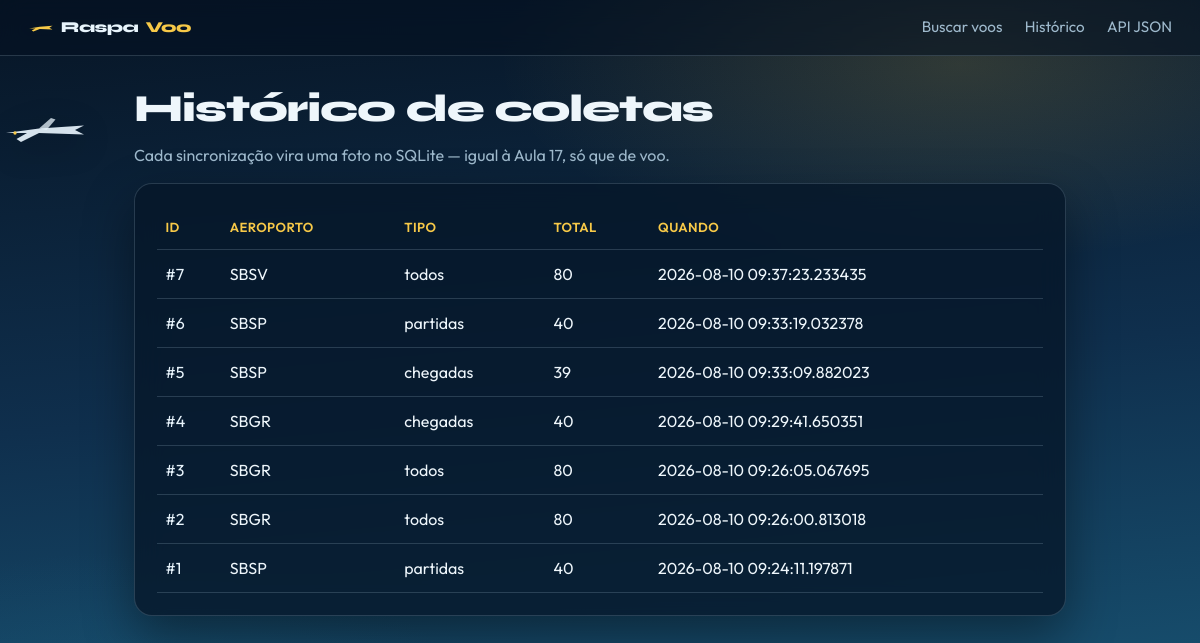
The page /historico on the database its author committed.
### models/coleta_voo.py (models this page shows, shortened)
class ColetaVoo(ModeloBase):
    __bind_key__ = "historico"
    __tablename__ = "coletas_voo"
    fonte = db.Column(db.String(255), nullable=False)
    aeroporto = db.Column(db.String(10), nullable=False)
    tipo_busca = db.Column(db.String(20), nullable=False)
    total = db.Column(db.Integer, nullable=False, default=0)
    voos = db.relationship(
        "VooInfo",
        back_populates="coleta",
        cascade="all, delete-orphan",
    )
    @classmethod
    def listar(cls):
        return cls.query.order_by(cls.data_criacao.desc()).all()

### controllers/site_controller.py (the view)
@site_bp.route("/historico")
def historico():
    coletas = ColetaVoo.listar()
    return render_template("historico.html", coletas= coletas)

### views/templates/historico.html (shortened to what this page needs)
{% extends 'layout.html' %}
{% block content %}
<section class="topo-pagina">
    <h1>Histórico de coletas</h1>
    <p class="subtitulo">Cada sincronização vira uma foto no SQLite — igual à Aula 17, só que de voo.</p>
</section>
<section class="painel">
    {% if coletas %}
    <div class="tabela-wrap">
        <table class="tabela">
            <thead>
                <tr>
                    <th>ID</th>
                    <th>Aeroporto</th>
                    <th>Tipo</th>
                    <th>Total</th>
                    <th>Quando</th>
                </tr>
            </thead>
            <tbody>
                {% for c in coletas %}
                <tr>
                    <td><a href="{{ url_for('site.detalhe_coleta', coleta_id=c.id) }}">#{{ c.id }}</a></td>
                    <td>{{ c.aeroporto }}</td>
                    <td>{{ c.tipo_busca }}</td>
                    <td>{{ c.total }}</td>
                    <td>{{ c.data_criacao }}</td>
                </tr>
                {% endfor %}
            </tbody>
        </table>
    </div>
    {% else %}
    <p class="vazio">Ainda sem coletas. Vá na home e marque “Gravar no histórico”.</p>
    {% endif %}
</section>
{% endblock %}

### views/static/css/style.css (style rules this page uses)
* { box-sizing: border-box; }
:root { --ceu-alto: #071525; --ceu-meio: #0f2f4d; --horizonte: #1a5a7a; --pista: #f7c948; --pista-clara: #ffe08a; --nuvem: #e8f4fc; --texto: #eef6fb; --texto-suave: #9eb9cc; --painel: rgba(6, 22, 40, 0.78); --borda: rgba(158, 185, 204, 0.22); --erro: #ff8a7a; --sucesso: #5eead4; --sombra: 0 20px 50px rgba(0, 0, 0, 0.4); }
body { margin: 0; min-height: 100vh; font-family: "Outfit", sans-serif; color: var(--texto); background: radial-gradient(ellipse 70% 45% at 80% 8%, rgba(247, 201, 72, 0.16), transparent 55%), radial-gradient(ellipse 50% 35% at 10% 90%, rgba(26, 90, 122, 0.45), transparent 60%), linear-gradient(175deg, var(--ceu-alto) 0%, var(--ceu-meio) 48%, var(--horizonte) 100%); background-attachment: fixed; line-height: 1.5; overflow-x: hidden; }
.topo-pagina { animation: fade-up 0.55s ease both; margin-bottom: 0.5rem; }
.topo-pagina h1 { display: flex; align-items: center; gap: 0.5rem; font-family: "Syne", sans-serif; font-weight: 800; font-size: clamp(1.8rem, 4vw, 2.4rem); margin: 0 0 0.35rem; letter-spacing: -0.03em; }
.subtitulo { color: var(--texto-suave); margin: 0 0 1rem; }
.painel { background: var(--painel); border: 1px solid var(--borda); border-radius: 18px; padding: 1.35rem; box-shadow: var(--sombra); backdrop-filter: blur(14px); animation: fade-up 0.75s ease both; }
.tabela-wrap { overflow-x: auto; }
.tabela { width: 100%; border-collapse: collapse; }
.tabela th, .tabela td { padding: 0.75rem 0.55rem; text-align: left; border-bottom: 1px solid var(--borda); vertical-align: top; }
.tabela th { color: var(--pista); font-weight: 600; font-size: 0.82rem; text-transform: uppercase; letter-spacing: 0.03em; }
.tabela a { color: var(--nuvem); text-decoration: none; }

### rows shown on the page
ColetaVoo: id "7", aeroporto "SBSV", tipo_busca "todos", total "80", data_criacao "2026-08-10 09:37:23.233435"
ColetaVoo: id "6", aeroporto "SBSP", tipo_busca "partidas", total "40", data_criacao "2026-08-10 09:33:19.032378"
ColetaVoo: id "5", aeroporto "SBSP", tipo_busca "chegadas", total "39", data_criacao "2026-08-10 09:33:09.882023"
ColetaVoo: id "4", aeroporto "SBGR", tipo_busca "chegadas", total "40", data_criacao "2026-08-10 09:29:41.650351"
ColetaVoo: id "3", aeroporto "SBGR", tipo_busca "todos", total "80", data_criacao "2026-08-10 09:26:05.067695"
ColetaVoo: id "2", aeroporto "SBGR", tipo_busca "todos", total "80", data_criacao "2026-08-10 09:26:00.813018"
ColetaVoo: id "1", aeroporto "SBSP", tipo_busca "partidas", total "40", data_criacao "2026-08-10 09:24:11.197871"
